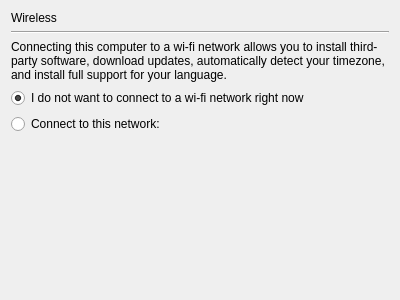
<?xml version="1.0" encoding="UTF-8"?>
<ui version="4.0">
 <class>page</class>
 <widget class="QWidget" name="page">
  <property name="geometry">
   <rect>
    <x>0</x>
    <y>0</y>
    <width>400</width>
    <height>300</height>
   </rect>
  </property>
  <property name="windowTitle">
   <string>Form</string>
  </property>
  <layout class="QVBoxLayout" name="verticalLayout">
   <item>
    <widget class="QLabel" name="wireless_heading_label">
     <property name="text">
      <string>Wireless</string>
     </property>
    </widget>
   </item>
   <item>
    <widget class="Line" name="line">
     <property name="orientation">
      <enum>Qt::Horizontal</enum>
     </property>
    </widget>
   </item>
   <item>
    <widget class="QLabel" name="wireless_description_label">
     <property name="text">
      <string>Connecting this computer to a wi-fi network allows you to install third-party software, download updates, automatically detect your timezone, and install full support for your language.</string>
     </property>
     <property name="wordWrap">
      <bool>true</bool>
     </property>
    </widget>
   </item>
   <item>
    <widget class="QRadioButton" name="no_wireless_radiobutton">
     <property name="text">
      <string>I do not want to connect to a wi-fi network right now</string>
     </property>
     <property name="checked">
      <bool>true</bool>
     </property>
    </widget>
   </item>
   <item>
    <widget class="QRadioButton" name="wireless_radiobutton">
     <property name="text">
      <string>Connect to this network:</string>
     </property>
    </widget>
   </item>
   <item>
    <layout class="QHBoxLayout" name="horizontalLayout">
     <item>
      <spacer name="horizontalSpacer">
       <property name="orientation">
        <enum>Qt::Horizontal</enum>
       </property>
       <property name="sizeType">
        <enum>QSizePolicy::Fixed</enum>
       </property>
       <property name="sizeHint" stdset="0">
        <size>
         <width>12</width>
         <height>20</height>
        </size>
       </property>
      </spacer>
     </item>
     <item>
      <widget class="QWidget" name="nmwidget_container" native="true">
       <property name="sizePolicy">
        <sizepolicy hsizetype="Expanding" vsizetype="Expanding">
         <horstretch>0</horstretch>
         <verstretch>0</verstretch>
        </sizepolicy>
       </property>
      </widget>
     </item>
    </layout>
   </item>
  </layout>
 </widget>
 <resources/>
 <connections>
  <connection>
   <sender>wireless_radiobutton</sender>
   <signal>toggled(bool)</signal>
   <receiver>nmwidget_container</receiver>
   <slot>setEnabled(bool)</slot>
   <hints>
    <hint type="sourcelabel">
     <x>81</x>
     <y>117</y>
    </hint>
    <hint type="destinationlabel">
     <x>119</x>
     <y>150</y>
    </hint>
   </hints>
  </connection>
 </connections>
</ui>
